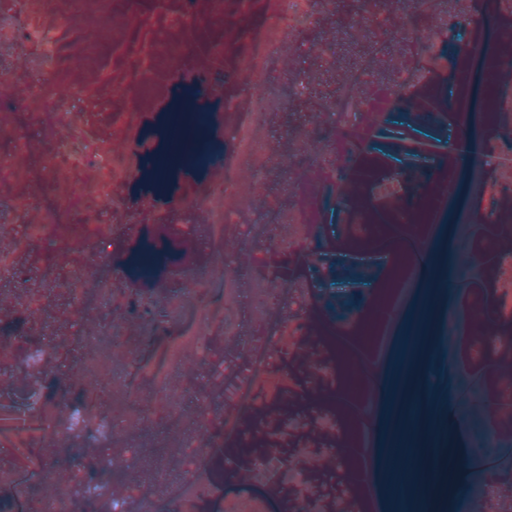
#> input picture IGB.TIF, 1024 x 1024 px (shown at 1/2 size)
$ python segmentation.py
#> lines starting #> are read from the running program, lines starting #| are printed output that depends on the picture; after the words box and inside, x2 and y2 are one past the last pixel; in counts of white or black regions, pixels touching at a corner belong together
# import required modules
from PIL import Image
import numpy as np
import math

# define color constants
class1color = [0, 0, 255]  # blue
class2color = [153, 0, 76]  # maroon
class3color = [255, 128, 0]  # orange
class4color = [255, 204, 153]  # light brown
class5color = [125, 206, 250]  # light blue
class6color = [0, 153, 0]  # green
class7color = [255, 0, 0]  # red

# read training data
index = np.genfromtxt("TRAINING WINDOW INDEXES.dat")
index = index.astype(int)

# define band combinations used
bands = ["IGB.TIF", "GREEN BAND.TIF", "BLUE BAND.TIF", "RIB.TIF", "RED BAND.TIF", "GRI.TIF"]


# calculate probability
def probability(pix_val, m, s):
    prob_val = ((1 / (s * math.sqrt((2 * math.pi)))) * np.exp(-0.5 * (((pix_val - m) / s) ** 2)))
    return prob_val


# load the image and convert it to gray scale
def loadImage(img_name):
#> called with img_name = 'IGB.TIF'
    return Image.open(img_name).convert('L')
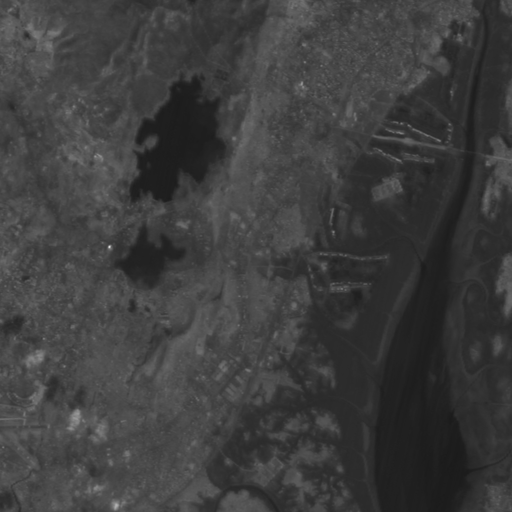
#> returned value: PIL image 1024x1024 L (shown at 1/2 size); min 26, max 238, mean 62


# calculate mean and standard deviation for each class
def getMeanAndSD(image):
    mean_vector = np.zeros((7, 1))
    sd_vector = np.zeros((7, 1))
    for m in range(0, 7):
        crop_rectangle = (index[m][0], index[m][1], index[m][2], index[m][3])
        cropped_im = image.crop(crop_rectangle)
        l = list(cropped_im.getdata())
        mean_vector[m] = np.mean(l)
        sd_vector[m] = np.std(l)
#> after the loop, mean_vector = [32.98, 71.07, 31.02, 80.38, 44.63, 61.75, 73.03]; sd_vector = [0.616, 2.23, 0.14, 3.05, 6.7, 3.02, 4.89]
    return mean_vector, sd_vector


# load image as numpy 1024x1024 array and get class of pixels
def getClassMatrix(image, im_mean, im_sd):
    img_2D = np.asarray(image)  # 1024x1024
    img_1D = np.reshape(img_2D, (1, np.product(img_2D.shape)))  # 1x1048576
    pix_matrix = np.zeros((7, 1)) + img_1D  # 7x1048576
    prob_matrix = probability(pix_matrix, im_mean, im_sd)  # 7x1048576
    class_matrix = np.argmax(prob_matrix, 0) + 1  # 1X1048576
    class_matrix = np.reshape(class_matrix, (1024, 1024))
    return class_matrix


# compute the different class matrices
class_matrices = []
for img in bands:
    im = loadImage(img)
    mean, sd = getMeanAndSD(im)
#> mean = [32.98, 71.07, 31.02, 80.38, 44.63, 61.75, 73.03]; sd = [0.616, 2.23, 0.14, 3.05, 6.7, 3.02, 4.89]
    class_matrices.append(getClassMatrix(im, mean, sd))
#> in getClassMatrix, `class_matrix = np.reshape(class_matrix, (1024, 1024))`:
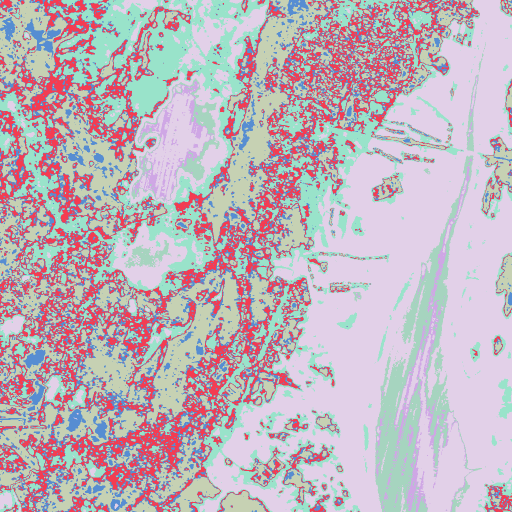
#> class_matrix: shape (1024, 1024) int64 (shown at 1/2 size); 7 distinct labels, from 1 to 7; one colour per label, 0 black
#> pass 2 of the loop `for img in bands:`:
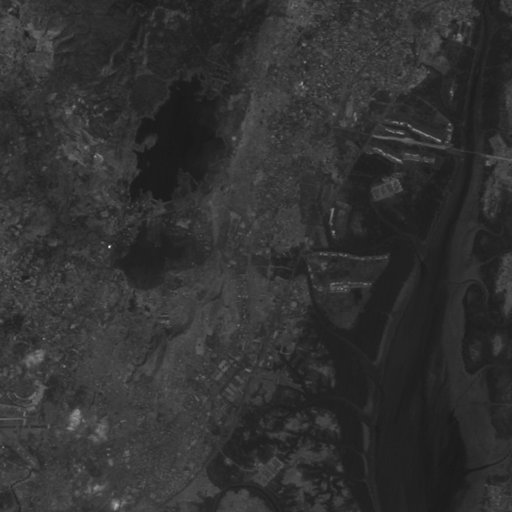
#> input picture GREEN BAND.tif, 1024 x 1024 px, found by its file name (shown at 1/2 size)
#> mean = [34.29, 50.88, 32.2, 64.14, 42.25, 43.38, 60.51]; sd = [0.983, 2.8, 0.4, 3.74, 6.55, 4.51, 4.95]
#> in getClassMatrix (call 2), `class_matrix = np.reshape(class_matrix, (1024, 1024))`:
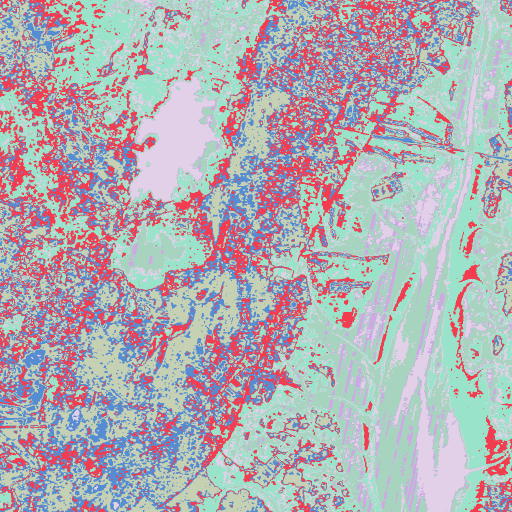
#> class_matrix: shape (1024, 1024) int64 (shown at 1/2 size); 7 distinct labels, from 1 to 7; one colour per label, 0 black
#> pass 3 of the loop `for img in bands:`:
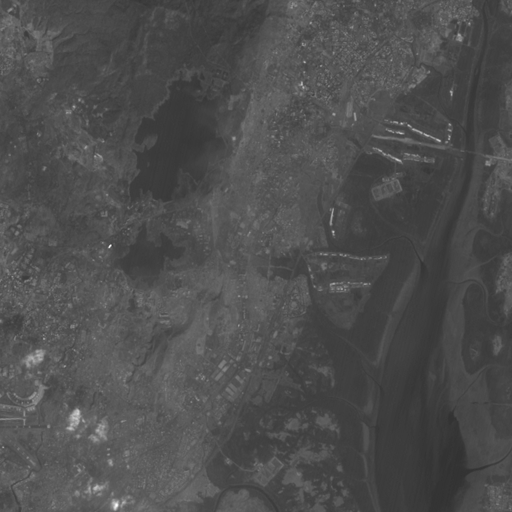
#> input picture BLUE BAND.tif, 1024 x 1024 px, found by its file name (shown at 1/2 size)
#> mean = [61.02, 76.73, 58.57, 93.46, 70.65, 79.05, 86.8]; sd = [1.09, 1.81, 1.15, 4.72, 7.79, 3.21, 6.26]
#> in getClassMatrix (call 3), `class_matrix = np.reshape(class_matrix, (1024, 1024))`:
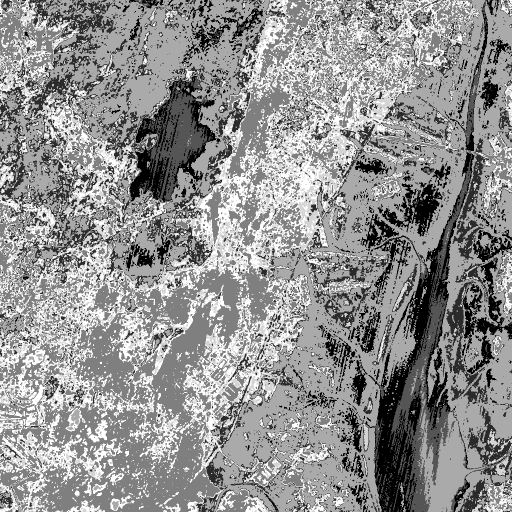
#> class_matrix: shape (1024, 1024) int64 (shown at 1/2 size); min 1, max 7, mean 4.43; drawn with min black and max white
#> the loop made 6 passes; the first 3 are shown

# initialize to RED band classification to cover mutually exclusive pixels
image_data = np.zeros((1024, 1024, 3), dtype=np.uint8)
#> image_data: shape (1024, 1024, 3); every value is 0
image_data[class_matrices[4] == 1] = class1color
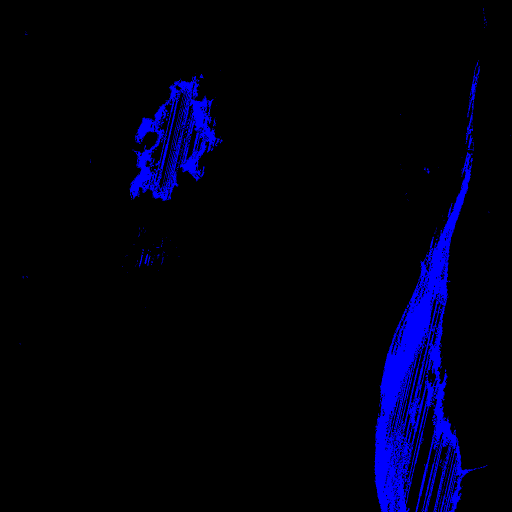
#> image_data: shape (1024, 1024, 3) (shown at 1/2 size); mean R, G, B 0, 0, 14.8
image_data[class_matrices[4] == 2] = class2color
image_data[class_matrices[4] == 3] = class3color
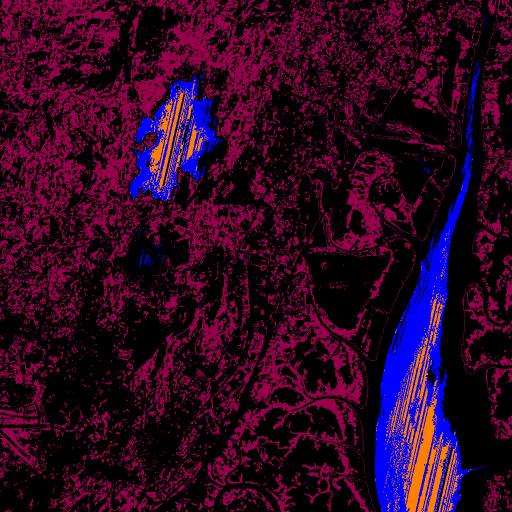
#> image_data: shape (1024, 1024, 3) (shown at 1/2 size); mean R, G, B 46.6, 3.1, 34.9
image_data[class_matrices[4] == 4] = class4color
image_data[class_matrices[4] == 5] = class5color
image_data[class_matrices[4] == 6] = class6color
image_data[class_matrices[4] == 7] = class7color

# allot color to each pixel based on each class's segmentation accuracy
image_data[class_matrices[0] == 1] = class1color
image_data[class_matrices[1] == 2] = class2color
image_data[class_matrices[2] == 4] = class4color
image_data[class_matrices[5] == 5] = class5color
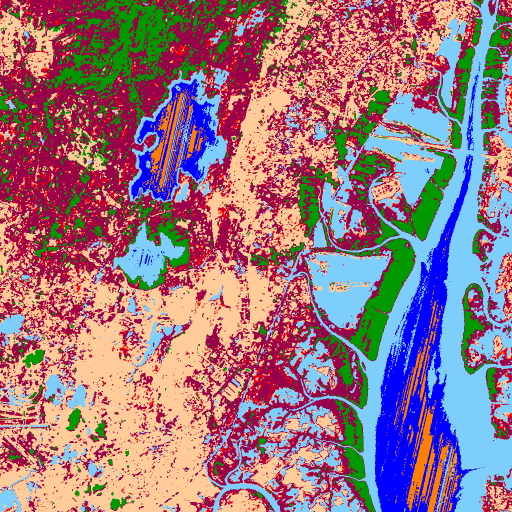
#> image_data: shape (1024, 1024, 3) (shown at 1/2 size); mean R, G, B 156.4, 117, 129.8
image_data[class_matrices[3] == 7] = class7color
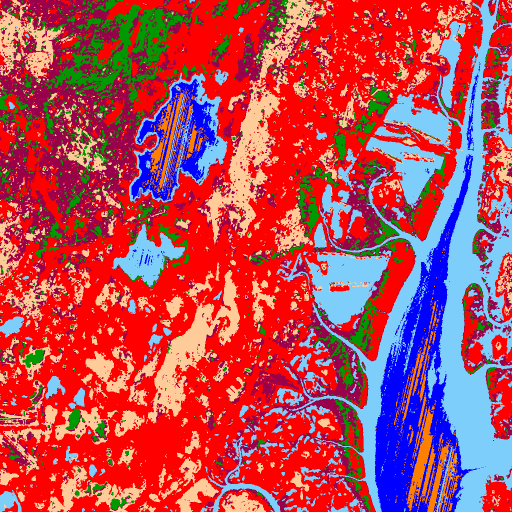
#> image_data: shape (1024, 1024, 3) (shown at 1/2 size); mean R, G, B 184.9, 73.9, 88.5
image_data[class_matrices[4] == 6] = class6color
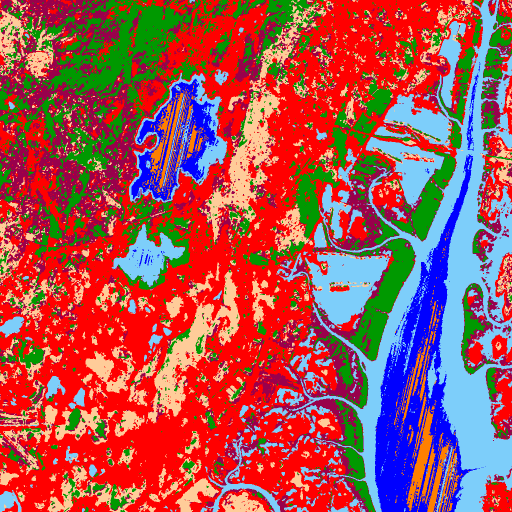
#> image_data: shape (1024, 1024, 3) (shown at 1/2 size); 8.21% of pixels changed, all inside (x1, y1, x2, y2) = (0, 0, 1024, 1024)

# save the classified image as CLASSIFIED IMAGE.TIF
classified_img = Image.fromarray(image_data, 'RGB')
classified_img.save('CLASSIFIED IMAGE.TIF')

# Display legend
#> (the run stopped early here; a loop or call above may not have finished)
